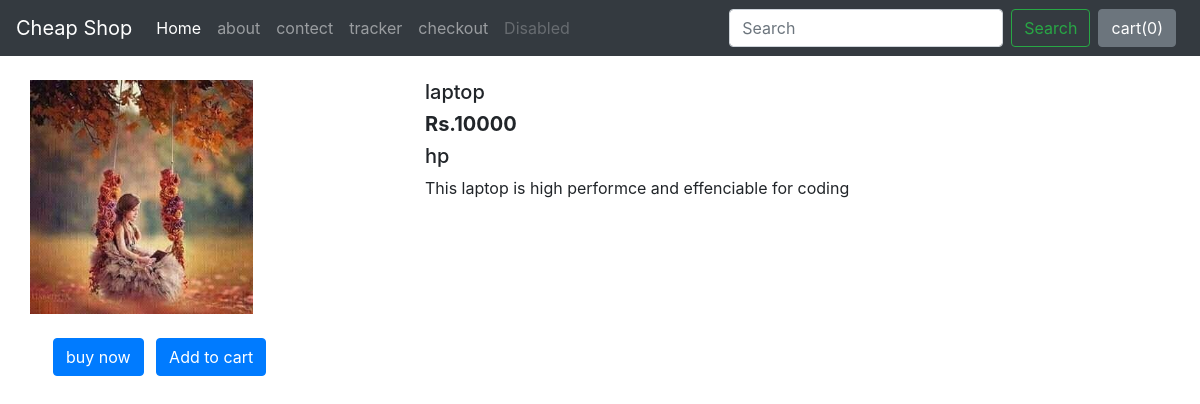
/shop/product/3, run on the app's committed database.
### shop/models.py (models this page shows)
class Product(models.Model):
    product_id= models.AutoField
    product_name=models.CharField(max_length=30)
    category=models.CharField(max_length=50,default="")
    subcategory=models.CharField(max_length=50, default="")
    desc=models.CharField(max_length=100)
    price=models.IntegerField(default=0)
    pub_date = models.DateField()
    product_image=models.ImageField(upload_to='shop/images',default="")
    def __str__(self):
        return self.product_name

### shop/views.py (the view)
# urls.py: path("product/<int:myid>",views.prodView,name="productView"),
def prodView(request,myid):
    product=Product.objects.filter(id=myid)
    print(product)
    return render(request, 'shop/prodView.html',{'product':product[0]})

### shop/templates/shop/prodView.html (shortened to what this page needs)
{%extends 'shop/basic.html'%}
{%block body%}
<div class="container my-4">
    <div class="row" >
    <div class="col-md-4">
         <div class="row " >
             <img src="/media/{{product.product_image}}" width="223" height="234">
         </div>
        <div class="btn btn-primary my-4 mx-2">buy now</div>
        <div class="btn btn-primary">Add to cart</div>
    </div>
<div class="col-md-8">
     <h5>{{product.product_name}}</h5>
     <h5><b>Rs.{{product.price}}</b></h5>
     <h5>{{product.category}}</h5>
     <p>{{product.desc}}
     </p>
</div>
</div>
    </div>
{%endblock%}

### data on the page
Product: product_image (picture), product_name "laptop", price "10000", category "hp", desc "This laptop is high performce and effenciable for coding"
